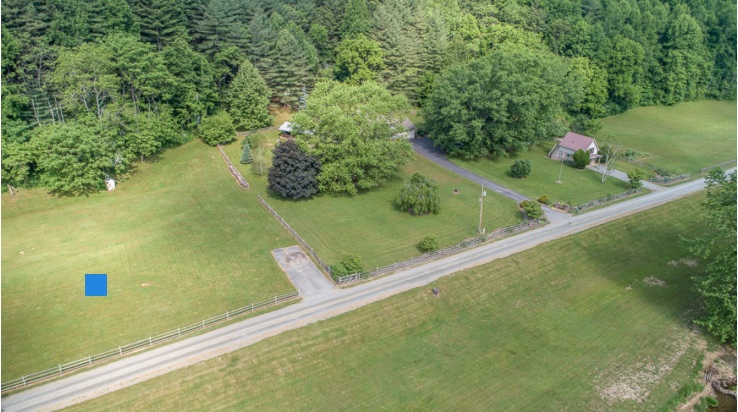
#> input picture testim2.png, 1476 x 824 px, given in place of shapes.png, which was not available (shown at 1/2 size)
$ python shape.py
#> lines starting #> are read from the running program, lines starting #| are printed output that depends on the picture; after the words box and inside, x2 and y2 are one past the last pixel; in counts of white or black regions, pixels touching at a corner belong together; pictures that were not available may be replaced by others from this repository, and a replacement may not be noted
### obj.py
import cv2
import numpy as np


def ColRange():
#Define Red
    lower_red = np.array([161, 155, 84], dtype=np.uint8)

    upper_red = np.array([215, 255,255], dtype=np.uint8)
#    inRange(hsv, Scalar(0, 120, 70), Scalar(10, 255, 255), lower_red);
#    inRange(hsv, Scalar(170, 120, 70), Scalar(180, 255, 255), upper_red);

    red = [lower_red, upper_red, 'red']

    #Define Blue
    lower_blue = np.array([100, 150, 0], dtype=np.uint8)
    upper_blue = np.array([140, 255, 255], dtype=np.uint8)
    blue = [lower_blue, upper_blue, 'blue']

    #Define Yellow
    lower_yellow = np.array([5, 110, 200], dtype=np.uint8)
    upper_yellow = np.array([50, 255, 255], dtype=np.uint8)
    yellow = [lower_yellow, upper_yellow, 'yellow']

    #Define White
    lower_white = np.array([0, 90, 60], dtype=np.uint8)
    upper_white = np.array([10, 255, 255], dtype=np.uint8)
    white = [lower_white, upper_white ,'white']

    #Define Green
    lower_green = np.array([40, 40, 40], dtype=np.uint8)
    upper_green = np.array([70, 250, 250], dtype=np.uint8)
    green = [lower_green, upper_green, 'green']

    colors=[blue,yellow,red,white,green]
    return colors

def Color(img):

    hsv=cv2.cvtColor(img,cv2.COLOR_BGR2HSV)
    #lower_b=np.array([40,40,40])
    #upper_b=np.array([70,250,250])
    colors=ColRange()
    for color in colors:
        mask=cv2.inRange(hsv,color[0],color[1])
        res=cv2.bitwise_or(img,img,mask=mask)
    cv2.imshow('res',res)
    cv2.imwrite('changed2.png',res)
    cv2.waitKey(100)
    cv2.destroyAllWindows()


img=cv2.imread('shapes.png',1)
#> img is the input picture: shape (824, 1476, 3); mean B, G, R 94.2, 140.5, 125.7
Color(img)
#> in Color, `hsv=cv2.cvtColor(img,cv2.COLOR_BGR2HSV)`: hsv: shape (824, 1476, 3); mean H, S, V 43.3, 91.1, 142
#> the loop in Color, `for color in colors:` made 5 passes
#> pass 1, in Color, `mask=cv2.inRange(hsv,color[0],color[1])`:
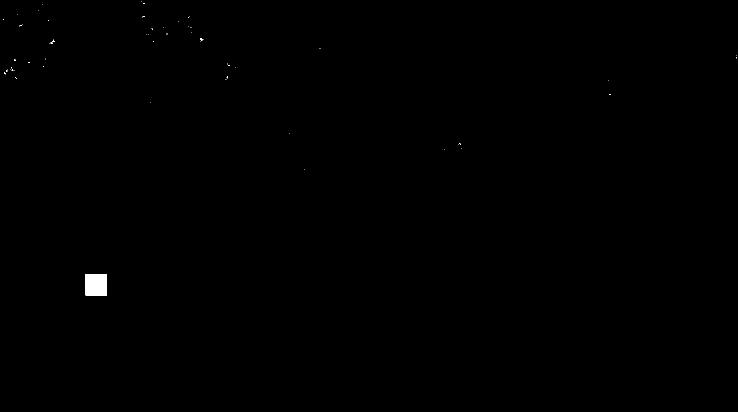
#> mask: shape (824, 1476) (shown at 1/2 size); 0.17% white; 58 white regions (57 under 20 px), largest, box (x1, y1, x2, y2) and area: (171, 548, 214, 591) 1848
#> in Color, `cv2.imshow('res',res)`:
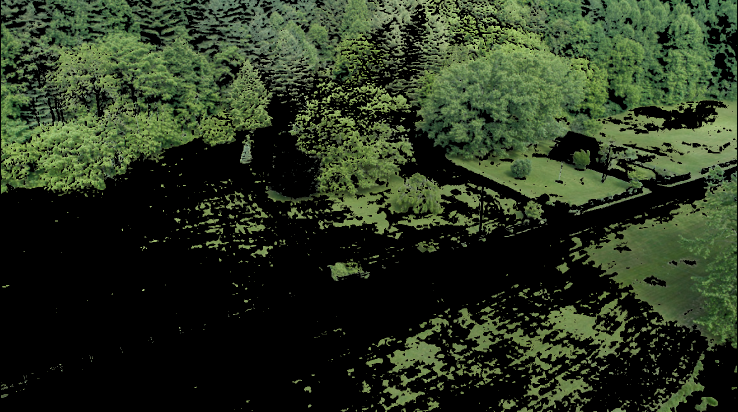
#> window 'res': shape (824, 1476, 3) (shown at 1/2 size); mean B, G, R 32.9, 54.1, 42.7


### shape.py
import pytesseract
import numpy as np
import obj
import cv2
from PIL import Image

img = cv2.imread('testim3.png')
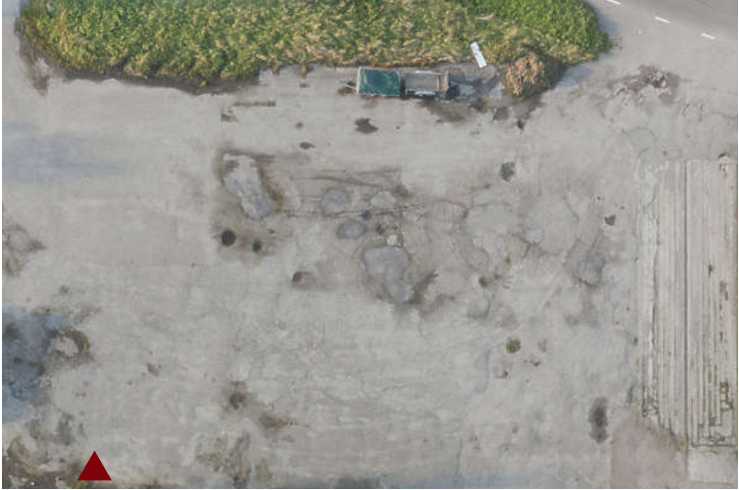
#> input picture testim3.png, 1478 x 980 px (shown at 1/2 size)
#> img is the input picture: shape (980, 1478, 3); mean B, G, R 146.3, 153.4, 154.7
hsv = cv2.cvtColor(img, cv2.COLOR_BGR2HSV)
#> hsv: shape (980, 1478, 3); mean H, S, V 28, 19.6, 156.3
colors=obj.ColRange()
kernel=np.ones((3,3),np.uint8)
mask1=cv2.inRange(hsv,colors[0][0],colors[0][1])
#> mask1: shape (980, 1478); every value is 0
contours2,hierarchy2=cv2.findContours(mask1,cv2.RETR_TREE,cv2.CHAIN_APPROX_SIMPLE)
#> contours2 = []
for color in colors:
    mask=cv2.inRange(hsv,color[0],color[1])
    mask=cv2.erode(mask,kernel)
    if color[2]!="green":
    	flag=1
    if((color[2]!="green" and flag==1) or (color[2]=="green" and flag==0)):
    	contours,hierarchy =cv2.findContours(mask,cv2.RETR_TREE,cv2.CHAIN_APPROX_SIMPLE)


    if(len(contours)!=0):
        contours2=contours2+contours
#> this loop made 5 passes
#> pass 3, `mask=cv2.inRange(hsv,color[0],color[1])`:
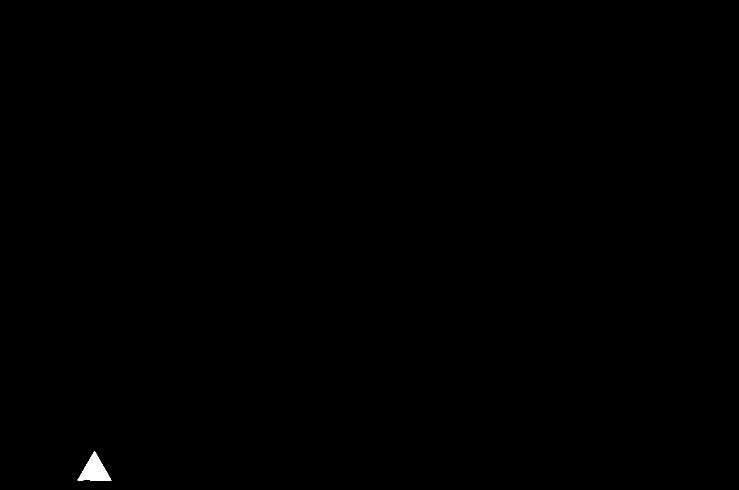
#> mask: shape (980, 1478) (shown at 1/2 size); 0.14% white; 1 white region, box (x1, y1, x2, y2) and area: (155, 902, 223, 961) 2034
#> after the loop:
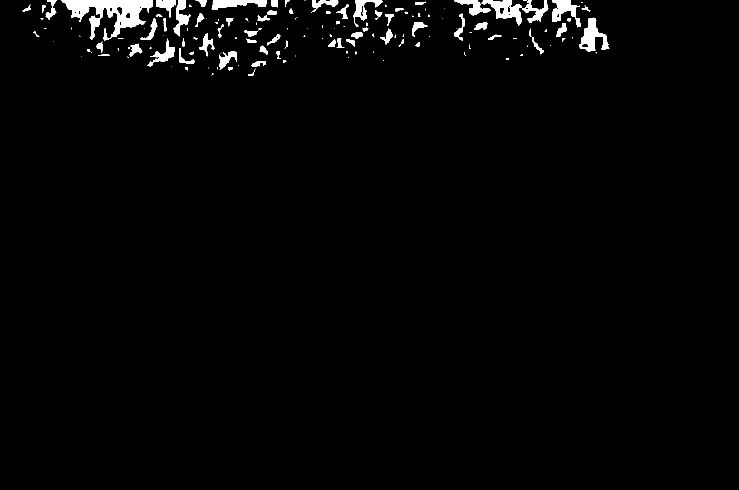
#> mask: shape (980, 1478) (shown at 1/2 size); 1.9% white; 152 white regions (76 under 20 px), largest, box (x1, y1, x2, y2) and area: (122, 0, 305, 81) 6215, (1158, 35, 1219, 104) 1804, (963, 0, 1044, 51) 1701


c = max(contours2, key = cv2.contourArea)
#> c = contour of 98 points, box (x1, y1, x2, y2) (157, 905, 221, 960), area 1696
x,y,w,h = cv2.boundingRect(c)
#> x = 157; y = 905; w = 64; h = 55
cv2.rectangle(img,(x,y),(x+w,y+h),(0,255,0),2)
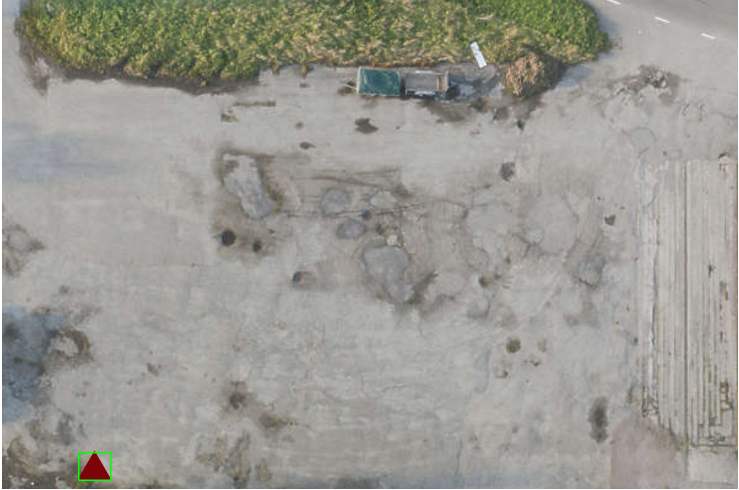
#> img: shape (980, 1478, 3) (shown at 1/2 size); 0.05% of pixels changed, all inside (x1, y1, x2, y2) = (156, 904, 223, 962)
approx = cv2.approxPolyDP(c,0.01*cv2.arcLength(c,True),True)
#> approx = [[157, 959], [220, 959], [189, 905]]
if len(approx)==5:
    print ("pentagon")
    cv2.drawContours(img,c,0,255,-1)
elif len(approx)==3:
    print ("triangle")
    cv2.drawContours(img,c,0,(0,255,0),-1)
elif len(approx)==4:
    print ("square")
    cv2.drawContours(img,c,0,(0,0,255),-1)
elif len(approx) == 9:
    print ("half-circle")
    cv2.drawContours(img,c,0,(255,255,0),-1)
elif len(approx) > 15:
    print ("circle")
    cv2.drawContours(img,c,0,(0,255,255),-1)

crop=img[y:y+h, x:x+w]
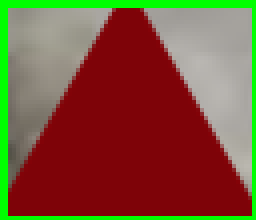
#> crop: shape (55, 64, 3) (shown 4 times larger); mean B, G, R 56.9, 82.2, 125.1
cv2.imshow("cropped",crop)
tessdata_dir_config = '--tessdata-dir "/usr/local/Cellar/tesseract/4.1.0/share/tessdata" -l eng --psm 10 --oem 1'
arr = Image.fromarray(crop)
#> (the run stopped early here; a loop or call above may not have finished)
